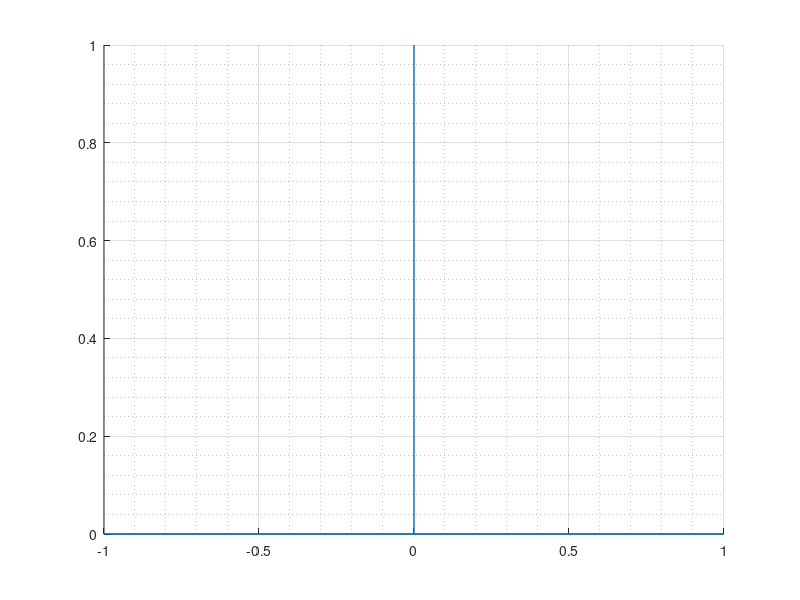

This chart was generated by the following MATLAB code:
function coordgrd()
  % Draw x y coordinate system and grid in current figure
  % Testet with MATLAB and GNU Octave
  % Manfred Lohöfener, Leipzig, 2017
  % 
  % Usage: coordgrd

  grid on
  grid minor
  line ([0, 0],get (gca, 'ylim'), 'LineWidth', 1)
  line (get (gca, 'xlim'), [0,0], 'LineWidth', 1)
end
